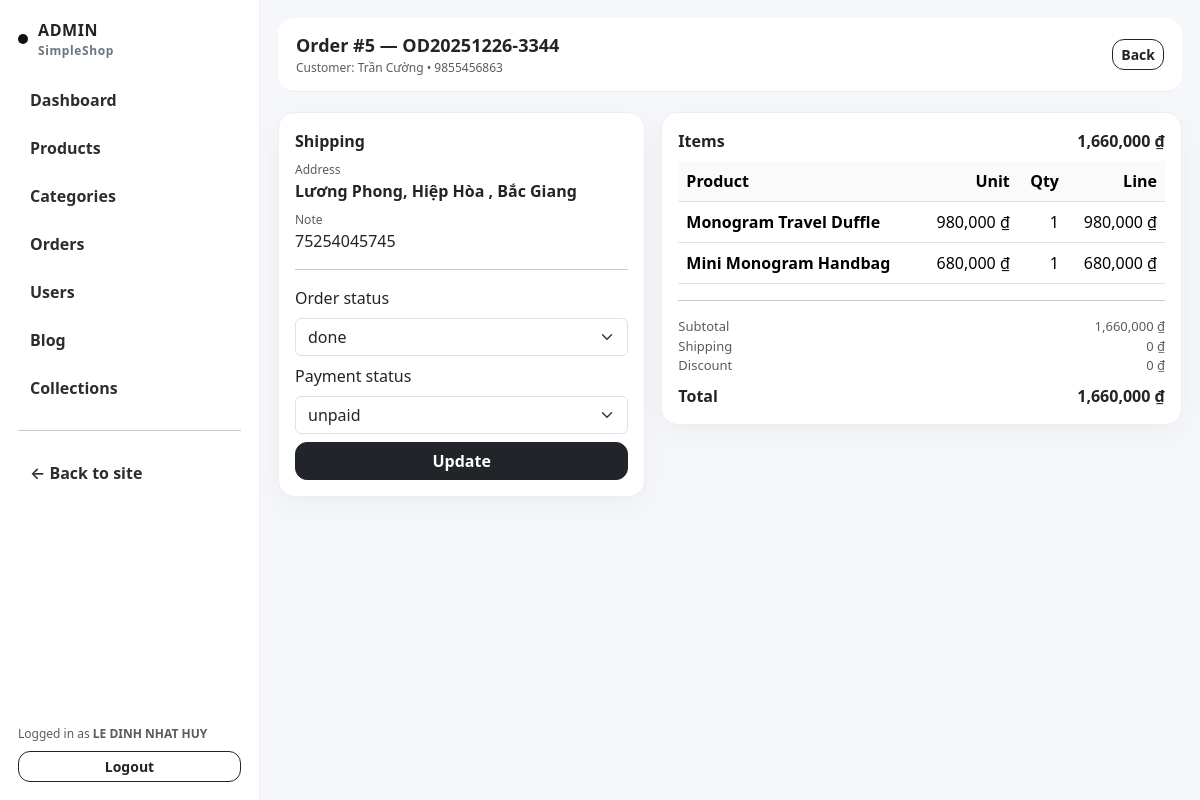
/admin/order_view.php?id=5 (signed in), run on the app's committed database.
### tables this page shows
CREATE TABLE `users` (
  `id` bigint(20) UNSIGNED NOT NULL,
  `full_name` varchar(120) NOT NULL,
  `email` varchar(120) NOT NULL,
  `phone` varchar(30) DEFAULT NULL,
  `password_hash` varchar(255) NOT NULL,
  `role` enum('admin','user') NOT NULL DEFAULT 'user',
  `status` tinyint(4) NOT NULL DEFAULT 1,
  `created_at` datetime DEFAULT current_timestamp(),
  `updated_at` datetime DEFAULT current_timestamp() ON UPDATE current_timestamp()
);

CREATE TABLE `orders` (
  `id` bigint(20) UNSIGNED NOT NULL,
  `user_id` bigint(20) UNSIGNED NOT NULL,
  `cart_id` bigint(20) UNSIGNED DEFAULT NULL,
  `order_code` varchar(30) NOT NULL,
  `full_name` varchar(120) NOT NULL,
  `phone` varchar(30) NOT NULL,
  `address` varchar(255) NOT NULL,
  `note` varchar(255) DEFAULT NULL,
  `subtotal` decimal(12,2) NOT NULL,
  `shipping_fee` decimal(12,2) DEFAULT 0.00,
  `discount` decimal(12,2) DEFAULT 0.00,
  `total` decimal(12,2) NOT NULL,
  `payment_method` enum('cod','bank','momo') DEFAULT 'cod',
  `payment_status` enum('unpaid','paid') DEFAULT 'unpaid',
  `order_status` enum('pending','confirmed','shipping','done','cancelled') DEFAULT 'pending',
  `created_at` datetime DEFAULT current_timestamp(),
  `updated_at` datetime DEFAULT current_timestamp() ON UPDATE current_timestamp()
);

CREATE TABLE `order_items` (
  `id` bigint(20) UNSIGNED NOT NULL,
  `order_id` bigint(20) UNSIGNED NOT NULL,
  `product_id` bigint(20) UNSIGNED NOT NULL,
  `product_name` varchar(180) NOT NULL,
  `unit_price` decimal(12,2) NOT NULL,
  `quantity` int(11) NOT NULL,
  `line_total` decimal(12,2) NOT NULL
);

### core/db.php (called while the page is built, shortened)
<?php
function db(): PDO {
  static $pdo = null;
  if ($pdo) return $pdo;
  $dsn = "mysql:host=" . DB_HOST . ";dbname=" . DB_NAME . ";charset=utf8mb4";
  $pdo = new PDO($dsn, DB_USER, DB_PASS, [
    PDO::ATTR_ERRMODE => PDO::ERRMODE_EXCEPTION,
    PDO::ATTR_DEFAULT_FETCH_MODE => PDO::FETCH_ASSOC,
  ]);
  return $pdo;
}

### core/auth.php (called while the page is built, shortened)
<?php
require_once __DIR__ . '/db.php';
require_once __DIR__ . '/helpers.php';
function current_user(): ?array {
  $st = db()->prepare("SELECT id, full_name, email, role, status FROM users WHERE id=? LIMIT 1");
  $st->execute([$_SESSION['user_id']]);
  $u = $st->fetch();
  return $u ?: null;
}

### core/helpers.php (called while the page is built, shortened)
<?php
function e(string $s): string {
  return htmlspecialchars($s, ENT_QUOTES, 'UTF-8');
}

### admin/order_view.php (the view, shortened to what this page needs)
<?php
require_once __DIR__ . '/partials/header.php';
require_once __DIR__ . '/partials/sidebar.php';
$id = (int)($_GET['id'] ?? 0);
$st = db()->prepare("SELECT * FROM orders WHERE id=? LIMIT 1");
$st->execute([$id]);
$order = $st->fetch();
$items = db()->prepare("SELECT * FROM order_items WHERE order_id=? ORDER BY id ASC");
$items->execute([$id]);
$items = $items->fetchAll();
?>
<div class="admin-content">
  <div class="admin-topbar d-flex justify-content-between align-items-center">
    <div>
      <div style="font-weight:900;font-size:18px;">Order #<?= (int)$order['id'] ?> — <?= e($order['order_code']) ?></div>
      <div class="text-muted" style="font-size:12px;">Customer: <?= e($order['full_name']) ?> • <?= e($order['phone']) ?></div>
    </div>
    <a class="btn btn-outline-dark btn-sm btn-ceo" href="/admin/orders.php">Back</a>
  </div>
  <div class="row g-3 mt-1">
    <div class="col-md-5">
      <div class="cardx p-3">
        <div class="fw-bold mb-2">Shipping</div>
        <div class="text-muted" style="font-size:12px;">Address</div>
        <div class="fw-semibold"><?= e($order['address']) ?></div>
        <?php if(!empty($order['note'])): ?>
          <div class="mt-2 text-muted" style="font-size:12px;">Note</div>
          <div><?= e($order['note']) ?></div>
        <?php endif; ?>
        <hr>
        <form method="post" class="d-grid gap-2">
          <div>
            <label class="form-label">Order status</label>
            <select class="form-select" name="order_status">
              <?php foreach(['pending','confirmed','shipping','done','cancelled'] as $s): ?>
                <option value="<?= $s ?>" <?= ($order['order_status']===$s)?'selected':'' ?>><?= $s ?></option>
              <?php endforeach; ?>
            </select>
          </div>
          <div>
            <label class="form-label">Payment status</label>
            <select class="form-select" name="payment_status">
              <?php foreach(['unpaid','paid'] as $s): ?>
                <option value="<?= $s ?>" <?= ($order['payment_status']===$s)?'selected':'' ?>><?= $s ?></option>
              <?php endforeach; ?>
            </select>
          </div>
          <button class="btn btn-dark btn-ceo">Update</button>
        </form>
      </div>
    </div>
    <div class="col-md-7">
      <div class="cardx p-3">
        <div class="d-flex justify-content-between">
          <div class="fw-bold">Items</div>
          <div class="fw-bold"><?= number_format((float)$order['total']) ?> ₫</div>
        </div>
        <div class="table-responsive mt-2">
          <table class="table table-hover align-middle mb-0">
            <thead><tr><th>Product</th><th class="text-end">Unit</th><th class="text-end">Qty</th><th class="text-end">Line</th></tr></thead>
            <tbody>
              <?php foreach($items as $it): ?>
                <tr>
                  <td class="fw-semibold"><?= e($it['product_name']) ?></td>
                  <td class="text-end"><?= number_format((float)$it['unit_price']) ?> ₫</td>
                  <td class="text-end"><?= (int)$it['quantity'] ?></td>
                  <td class="text-end"><?= number_format((float)$it['line_total']) ?> ₫</td>
                </tr>
              <?php endforeach; ?>
            </tbody>
          </table>
        </div>
        <hr class="my-3">
        <div class="d-flex justify-content-between text-muted" style="font-size:13px;">
          <div>Subtotal</div><div><?= number_format((float)$order['subtotal']) ?> ₫</div>
        </div>
        <div class="d-flex justify-content-between text-muted" style="font-size:13px;">
          <div>Shipping</div><div><?= number_format((float)$order['shipping_fee']) ?> ₫</div>
        </div>
        <div class="d-flex justify-content-between text-muted" style="font-size:13px;">
          <div>Discount</div><div><?= number_format((float)$order['discount']) ?> ₫</div>
        </div>
        <div class="d-flex justify-content-between fw-bold mt-2">
          <div>Total</div><div><?= number_format((float)$order['total']) ?> ₫</div>
        </div>
      </div>
    </div>
  </div>
</div>
<?php require_once __DIR__ . '/partials/footer.php'; ?>

### admin/partials/sidebar.php
<?php
$path = parse_url($_SERVER['REQUEST_URI'], PHP_URL_PATH) ?: '';
function nav_active(string $needle, string $path): string {
  return (strpos($path, $needle) !== false) ? 'style="background:#f4f5f7;opacity:1;"' : '';
}
?>
<aside class="admin-sidebar">
  <div class="admin-brand">
    <span class="dot"></span>
    <div>
      <div>ADMIN</div>
      <div style="font-size:12px;color:#6c757d;font-weight:700;">SimpleShop</div>
    </div>
  </div>
  <nav class="admin-nav d-grid gap-1">
    <a <?= nav_active('/admin/index.php',$path) ?> href="/admin/index.php">Dashboard</a>
    <a <?= nav_active('/admin/products',$path) ?> href="/admin/products.php">Products</a>
    <a <?= nav_active('/admin/categories',$path) ?> href="/admin/categories.php">Categories</a>
    <a <?= nav_active('/admin/orders',$path) ?> href="/admin/orders.php">Orders</a>
    <a <?= nav_active('/admin/users',$path) ?> href="/admin/users.php">Users</a>
    <a <?= nav_active('/admin/blog',$path) ?> href="/admin/blog.php">Blog</a>
    <a <?= nav_active('/admin/collections',$path) ?> href="/admin/collections.php">Collections</a>
    <hr class="my-3">
    <a href="/index.php">← Back to site</a>
  </nav>
  <div class="mt-auto pt-3" style="position:absolute;bottom:18px;left:18px;right:18px;">
    <div class="text-muted" style="font-size:12px;">
      Logged in as <b><?= e(($admin['full_name'] ?? 'Admin')) ?></b>
    </div>
    <a class="btn btn-outline-dark btn-sm w-100 mt-2 btn-ceo" href="/logout.php">Logout</a>
  </div>
</aside>

### assets/css/style.css (style rules this page uses)
* { box-sizing: border-box; }
body { background: radial-gradient(circle at 15% 10%, rgba(236,72,153,.12), transparent 40%), radial-gradient(circle at 85% 90%, rgba(139,92,246,.12), transparent 40%), linear-gradient(180deg, #ffffff, #fafafa); }

### admin/partials/header.php (style rules this page uses)
:root { --side:260px; }
body { background:#f6f7fb; }
.admin-sidebar { width:var(--side); background:#fff; border-right:1px solid #eee; position:sticky; top:0; height:100vh; padding:18px; }
.admin-brand { font-weight:900; letter-spacing:.6px; display:flex; align-items:center; gap:10px; margin-bottom:18px; }
.admin-brand .dot { width:10px; height:10px; border-radius:99px; background:#111; }
.admin-nav a { display:flex; align-items:center; gap:10px; padding:10px 12px; border-radius:12px; text-decoration:none; color:#111; font-weight:600; opacity:.88; }
.admin-topbar { background:#fff; border-bottom:1px solid #eee; padding:14px 18px; border-radius:16px; }
.admin-content { flex:1; padding:18px; }
.cardx { background:#fff; border:1px solid #eee; border-radius:16px; box-shadow:0 10px 30px rgba(0,0,0,.04); }
.table thead th { background:#fafafa; }
.btn-ceo { border-radius:12px; font-weight:700; }

### data on the page
users: full_name "LE DINH NHAT HUY"
orders: id "5", order_code "OD20251226-3344", full_name "Trần Cường", phone "9855456863", address "Lương Phong, Hiệp Hòa , Bắc Giang", note "75254045745", order_status "done", payment_status "unpaid", total "1,660,000", subtotal "1,660,000", shipping_fee "0", discount "0"
order_items: product_name "Monogram Travel Duffle", unit_price "980,000", quantity "1", line_total "980,000"
order_items: product_name "Mini Monogram Handbag", unit_price "680,000", quantity "1", line_total "680,000"
